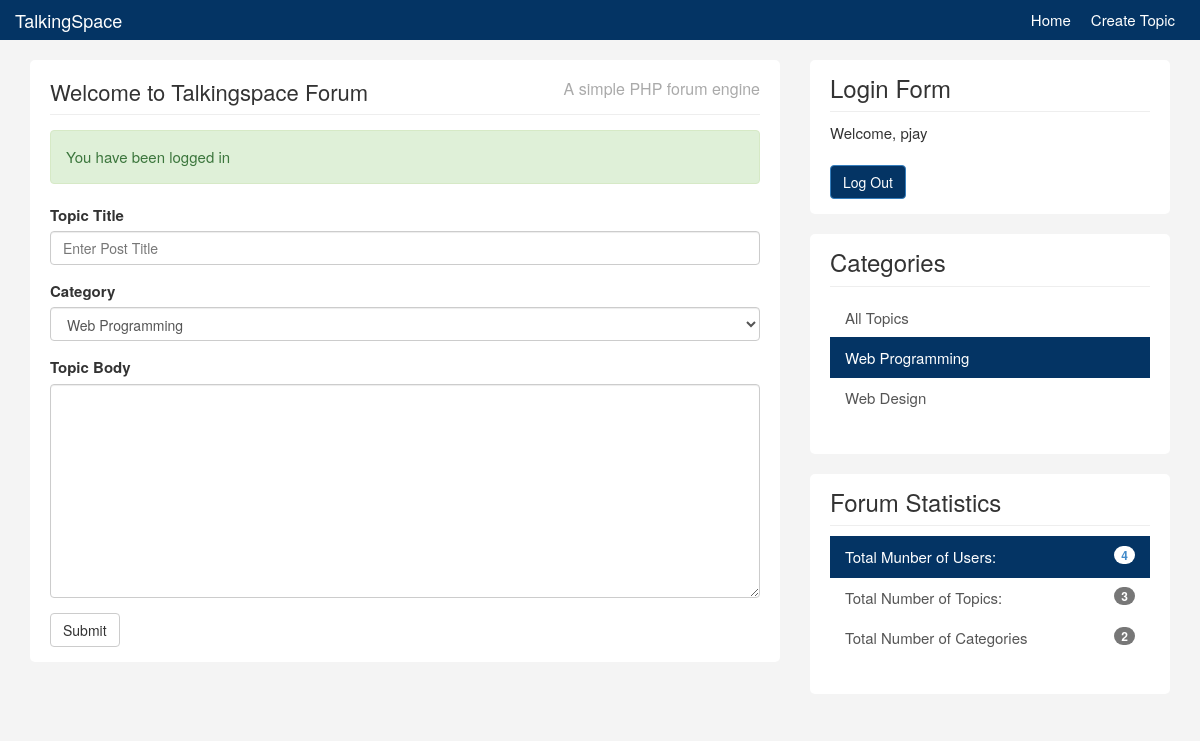
The app's page /create.php?category=1 (signed in) with its own data.
### tables this page shows
CREATE TABLE IF NOT EXISTS `users` (
  `id` int NOT NULL AUTO_INCREMENT,
  `name` varchar(100) NOT NULL,
  `email` varchar(100) NOT NULL,
  `avatar` varchar(100) NOT NULL,
  `username` varchar(10) NOT NULL,
  `password` varchar(64) NOT NULL,
  `about` text NOT NULL,
  `last_activity` datetime NOT NULL,
  `join_date` timestamp NOT NULL DEFAULT CURRENT_TIMESTAMP,
  PRIMARY KEY (`id`)
);

CREATE TABLE IF NOT EXISTS `categories` (
  `id` int NOT NULL AUTO_INCREMENT,
  `name` varchar(100) NOT NULL,
  `description` text NOT NULL,
  PRIMARY KEY (`id`)
);

### libraries/Template.php (called while the page is built, shortened)
<?php
class Template {
    protected $template;
    public function __construct($template)
    {
        $this->template = $template;
    }
    public function __toString(){
        include basename($this->template);
        return ob_get_clean();
    }
}
?>

### libraries/Database.php (called while the page is built, shortened)
<?php
class Database {
    private $host = DB_HOST;
    private $user = DB_USER;
    private $pass = DB_PASS;
    private $dbname = DB_NAME;
    private $dbh;
    private $stmt;
    public function __construct() {
        $dsn = 'mysql:host=' .$this->host . ';dbname='  . $this->dbname;
        $options = array (
            PDO::ATTR_PERSISTENT => true,
            PDO::ATTR_ERRMODE => PDO::ERRMODE_EXCEPTION
        );
        try{
            $this->dbh = new PDO ($dsn, $this->user, $this->pass, $options);
        }
        catch(PDOException $e){
            $this->error = $e->getMessage();
        }
    }
    public function query($query){
        $this->stmt = $this->dbh->prepare($query);
    }
    public function bind($param, $value, $type = null){
        if (is_null ( $type )) {
            switch(true){
                    default :
                    $type = PDO::PARAM_STR;
            }
        }
        $this->stmt->bindValue ($param, $value, $type);
    }
    public function execute(){
        return $this->stmt->execute();
    }
    public function resultset(){
        $this->execute();
        return $this->stmt->fetchAll (PDO::FETCH_OBJ);
    }
}
?>

### helpers/db_helper.php (called while the page is built, shortened)
<?php
function getCategories(){
    $db = new Database;
    $db->query('SELECT * FROM categories');
    $results = $db->resultset();
    return $results;
}
?>

### libraries/User.php (called while the page is built, shortened)
<?php
class User{
	private $db;
	 public function __construct(){
		$this->db = new Database;
	 }
	public function getTotalUsers(){
		$this->db->query('SELECT * FROM users');
		$rows = $this->db->resultset();
		return $this->db->rowCount();
	}
}

### helpers/format_helper.php (called while the page is built, shortened)
<?php
function is_active($category){
    if(isset($_GET['category'])){
        if($_GET['category'] == $category){
            return 'active';
        }else{
            return '';
        }
    }else {
        if($category == null){
            return 'active';
        }
    }
}
?>

### templates/create.php (the view, shortened to what this page needs)
<?php include('includes/header.php'); ?>
<form role="form" method="post" action="create.php">
							<div class="form-group">
								<label>Topic Title</label>
								<input type="text" class="form-control" name="title" placeholder="Enter Post Title">
							</div>
							<div class="form-group">
								<label>Category</label>
								<select class="form-control" name="category">
								<?php foreach(getCategories() as $category) : ?>
									<option value="<?php echo $category->id; ?>"><?php echo $category->name; ?></option>
									<?php endforeach; ?>
							</select>
							</div>
								<div class="form-group">
									<label>Topic Body</label>
									<textarea id="body" rows="10" cols="80" class="form-control" name="body"></textarea>
								</div>
							<button type="submit" class="btn btn-default" name="do_create">Submit</button>
						</form>
<?php include('includes/footer.php'); ?>

### templates/includes/footer.php (shortened to what this page needs)
</div>
				</div>
			</div>
			<div class="col-md-4">
				<div class="sidebar">
					<div class="block">
						<h3>Login Form</h3>
						<?php if(isLoggedIn())  :  ?>
							<div class="userdate">
								Welcome, <?php echo getUser()['username'];  ?>
							</div>
							<br>
							<form role="form" method="post" action="logout.php">
								<input type="submit" name="do_logout" class="btn btn-primary" value="Log Out">
							</form>
					<?php endif; ?>
					</div>
					<div class="block">
					<h3>Categories</h3>
					<div class="list-group">
					<a href="topics.php" class="list-group-item <?php echo is_active(null); ?>">All Topics <span class="badge pull-right"></span></a>
					<?php foreach(getCategories() as $category) : ?>
						<a href="topics.php?category=<?php echo $category->id; ?>" class="list-group-item <?php echo is_active($category->id); ?>"><?php echo $category->name; ?> </a>
					<?php endforeach; ?>
					</div>
				</div>
				<div class="block">
					<h3>Forum Statistics</h3>
					<div class="list-group">
						<a href="#" class="list-group-item active">Total Munber of Users: <span class="badge pull-right"><?php echo $totalUsers; ?></span></a>
						<a href="#" class="list-group-item">Total Number of Topics: <span class="badge pull-right"><?php echo $totalTopics; ?></span></a>
						<a href="#" class="list-group-item">Total Number of Categories<span class="badge pull-right"><?php echo $totalCategories; ?></span></a>
					</div>
				</div>
				</div>
			</div>
		</div>
    </div>
  </body>
</html>

### templates/css/custom.css (style rules this page uses)
body { padding-top: 60px; background:#f4f4f4; font-size:15px; }
a { color:#043464; }
h3 { margin-bottom:5px; }
.block { background:#fff; border-radius:5px; padding: 15px 20px; margin-bottom:20px; }
.sidebar .block h3 { margin:0 0 10px 0; padding-bottom:10px; border-bottom:#eee solid 1px; }
a.list-group-item.active, a.list-group-item.active:hover, a.list-group-item.active:focus { background:#043464; border-radius:0; }
.list-group-item { border:0 }
.btn-primary { background:#043464; }

### records on screen
users: username "pjay"
categories: name "Web Programming"
categories: name "Web Design"

### other values on screen
$title "Welcome to Talkingspace Forum"
$message "You have been logged in"
$totalUsers "4"
$totalTopics "3"
$totalCategories "2"
form field category "Web Programming"
